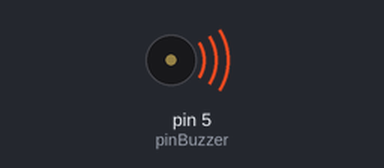
Bench run of a sketch on a simulated Arduino Uno, built with avr-gcc and run on an emulated ATmega328P. On the bench: buzzer (waves = sounding).

Above: at 0.1 s.
At 25.1 s:
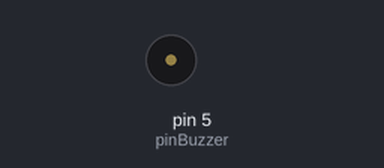
Timing chart, 0 to 26.6 s (numbered marks = the images above):
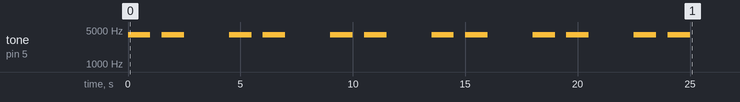

The sketch:

timbre.ino
```cpp
const byte pinBuzzer = 5;
void setup() {

  for(int i=0;i<6;i++){
    tone(pinBuzzer, 4000);
  delay(1000);
  tone(pinBuzzer, 0);
  delay(500);
  tone(pinBuzzer, 4000);
  delay(1000);
  tone(pinBuzzer, 0);
  delay(2000);
    }

}

void loop() {

}
```
